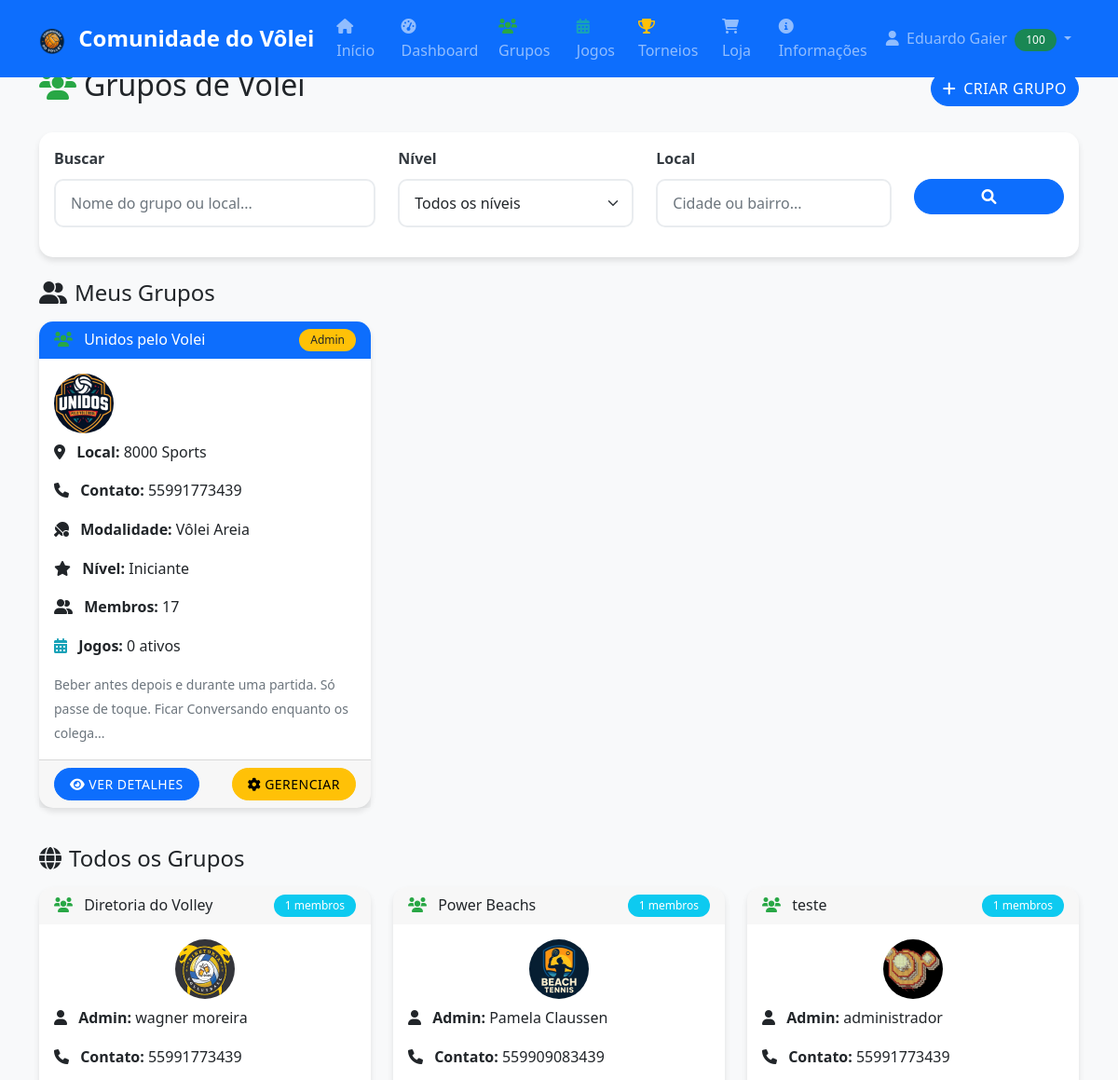
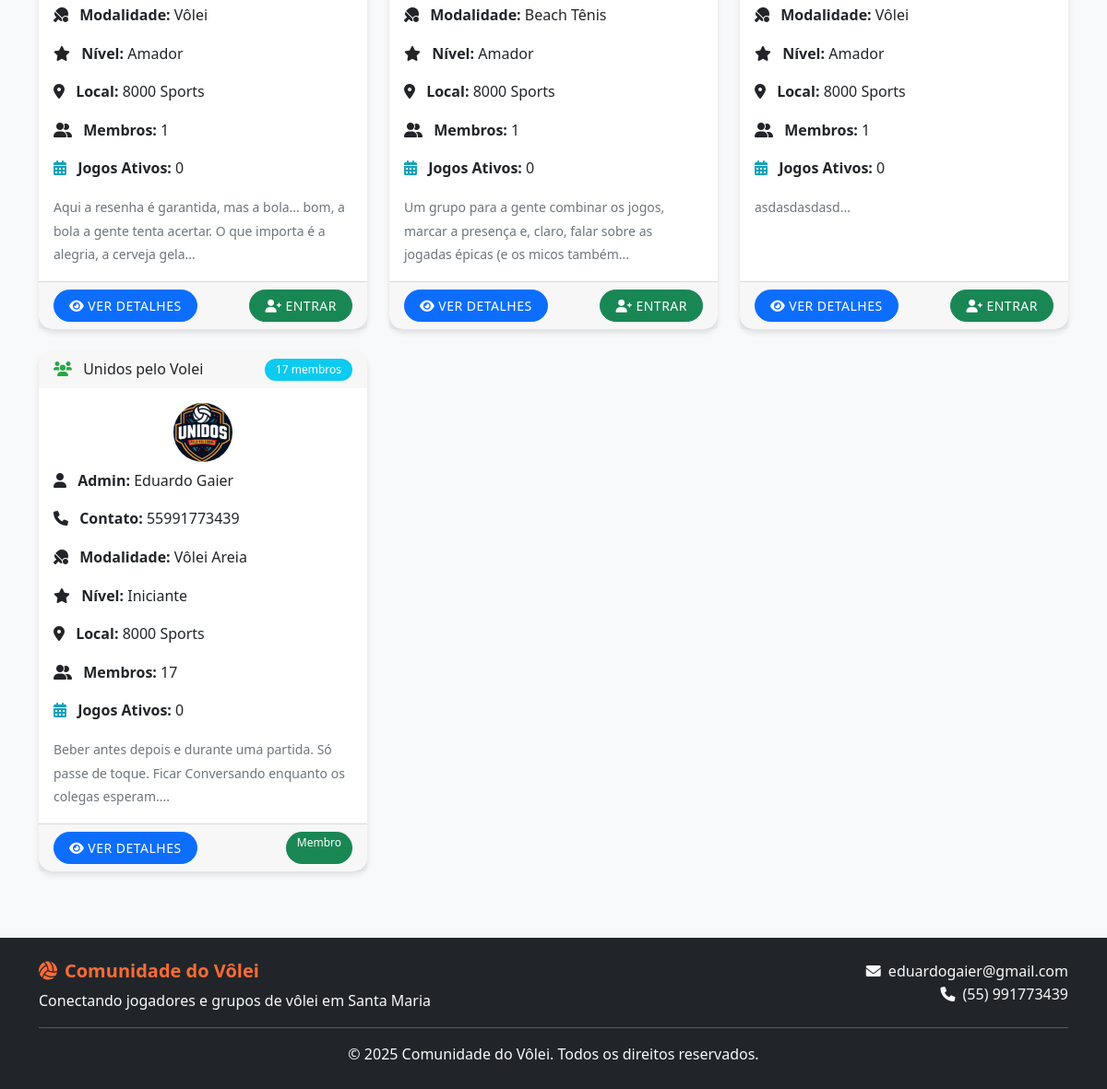
Screenshot of /grupos.php (signed in) with the database file from the repository (2 pictures, top to bottom).
### tables this page shows
CREATE TABLE `usuarios` (
  `id` int(11) NOT NULL,
  `nome` varchar(100) NOT NULL,
  `usuario` varchar(50) NOT NULL,
  `cpf` varchar(14) DEFAULT NULL,
  `telefone` varchar(15) DEFAULT NULL,
  `email` varchar(100) NOT NULL,
  `senha` varchar(255) NOT NULL,
  `nivel` enum('Iniciante','Intermediário','Avançado','Profissional') NOT NULL,
  `genero` enum('Masculino','Feminino') NOT NULL DEFAULT 'Masculino',
  `disponibilidade` text DEFAULT NULL,
  `data_aniversario` date DEFAULT NULL,
  `reputacao` int(11) DEFAULT 0,
  `foto_perfil` varchar(255) DEFAULT NULL,
  `data_cadastro` timestamp NOT NULL DEFAULT current_timestamp(),
  `ativo` tinyint(1) DEFAULT 1,
  `is_premium` tinyint(1) DEFAULT 0,
  `premium_ativado_em` timestamp NULL DEFAULT NULL,
  `premium_expira_em` timestamp NULL DEFAULT NULL,
  `ultimo_pagamento` timestamp NULL DEFAULT NULL,
  `is_admin` tinyint(1) DEFAULT 0
);

CREATE TABLE `grupos` (
  `id` int(11) NOT NULL,
  `nome` varchar(100) NOT NULL,
  `logo_id` int(11) DEFAULT NULL,
  `descricao` text DEFAULT NULL,
  `nivel` enum('Iniciante','Amador','Avançado','Profissional') DEFAULT NULL,
  `administrador_id` int(11) NOT NULL,
  `local_principal` varchar(200) DEFAULT NULL,
  `contato` text DEFAULT NULL,
  `ativo` tinyint(1) DEFAULT 1,
  `data_criacao` timestamp NOT NULL DEFAULT current_timestamp(),
  `modalidade` enum('Vôlei','Vôlei Quadra','Vôlei Areia','Beach Tênis') DEFAULT NULL
);

### grupos.php (the view, shortened to what the rows shown need)
<?php
require_once 'includes/db_connect.php';
$sql = "SELECT g.*, u.nome as admin_nome,
               COUNT(gm.id) as total_membros,
               COUNT(j.id) as total_jogos
        FROM grupos g
        LEFT JOIN usuarios u ON g.administrador_id = u.id
        LEFT JOIN grupo_membros gm ON g.id = gm.grupo_id AND gm.ativo = 1
        LEFT JOIN jogos j ON g.id = j.grupo_id AND j.status = 'Aberto'
        WHERE g.ativo = 1
        GROUP BY g.id
        ORDER BY g.nome";
$stmt = executeQuery($pdo, $sql);
$grupos = $stmt ? $stmt->fetchAll() : [];
$grupos_usuario = [];
if (isLoggedIn()) {
    $sql = "SELECT g.*,
                   COUNT(gm2.id) AS total_membros,
                   CASE WHEN g.administrador_id = ? THEN 1 ELSE 0 END AS is_admin
            FROM grupos g
            JOIN grupo_membros gm_user ON gm_user.grupo_id = g.id AND gm_user.usuario_id = ? AND gm_user.ativo = 1
            LEFT JOIN grupo_membros gm2 ON gm2.grupo_id = g.id AND gm2.ativo = 1
            WHERE g.ativo = 1
            GROUP BY g.id
            ORDER BY g.nome";
    $stmt = executeQuery($pdo, $sql, [$_SESSION['user_id'], $_SESSION['user_id']]);
    $grupos_usuario = $stmt ? $stmt->fetchAll() : [];
}
include 'includes/header.php';
?>
<div class="row">
    <div class="col-12">
        <div class="d-flex justify-content-between align-items-center mb-4">
            <h2>
                <i class="fas fa-users me-2"></i>Grupos de Vôlei
            </h2>
        </div>
    </div>
</div>
<?php if (!empty($grupos_usuario)): ?>
<div class="row mb-4">
    <div class="col-12">
        <div class="row">
            <?php foreach ($grupos_usuario as $grupo): ?>
                <div class="col-md-6 col-lg-4 mb-3">
                    <div class="card h-100 border-primary">
                            <div class="card-header bg-primary text-white d-flex justify-content-between align-items-center">
                            <h6 class="mb-0">
                                <i class="fas fa-users me-2"></i>
                                <?php echo htmlspecialchars($grupo['nome']); ?>
                            </h6>
                            <?php if ($grupo['is_admin']): ?>
                                <span class="badge bg-warning text-dark">Admin</span>
                            <?php endif; ?>
                        </div>
                        <div class="card-body">
                            <?php if (!empty($grupo['logo_id'])): ?>
                                <div class="mb-2">
                                    <img src="<?php echo 'assets/arquivos/logosgrupos/'.(int)$grupo['logo_id'].'.png'; ?>" alt="Logo do grupo" class="rounded-circle" width="64" height="64">
                                </div>
                            <?php endif; ?>
                            <p class="card-text">
                                <i class="fas fa-map-marker-alt me-2"></i>
                                <strong>Local:</strong> <?php echo htmlspecialchars($grupo['local_principal']); ?>
                            </p>
                            <p class="card-text">
                                <i class="fas fa-phone me-2"></i>
                                <strong>Contato:</strong> <?php echo htmlspecialchars($grupo['contato'] ?? 'Não informado'); ?>
                            </p>
                            <p class="card-text">
                                <i class="fas fa-table-tennis me-2"></i>
                                <strong>Modalidade:</strong> <?php echo htmlspecialchars($grupo['modalidade'] ?? 'Não informado'); ?>
                            </p>
                            <p class="card-text">
                                <i class="fas fa-star me-2"></i>
                                <strong>Nível:</strong> <?php echo htmlspecialchars($grupo['nivel'] ?? 'Não informado'); ?>
                            </p>
                            <p class="card-text">
                                <i class="fas fa-user-friends me-2"></i>
                                <strong>Membros:</strong> <?php echo isset($grupo['total_membros']) ? (int)$grupo['total_membros'] : 0; ?>
                            </p>
                            <p class="card-text">
                                <i class="fas fa-calendar-alt me-2"></i>
                                <strong>Jogos:</strong> <?php echo isset($grupo['total_jogos']) ? (int)$grupo['total_jogos'] : 0; ?> ativos
                            </p>
                            <?php if ($grupo['descricao']): ?>
                                <p class="card-text">
                                    <small class="text-muted"><?php echo htmlspecialchars(substr($grupo['descricao'], 0, 100)); ?>...</small>
                                </p>
                            <?php endif; ?>
                        </div>
                        <div class="card-footer">
                            <div class="d-flex justify-content-between">
                                <a href="grupo.php?id=<?php echo $grupo['id']; ?>" class="btn btn-primary btn-sm">
                                    <i class="fas fa-eye me-1"></i>Ver Detalhes
                                </a>
                                <?php if (!empty($grupo['is_admin'])): ?>
                                    <a href="admin/grupo.php?id=<?php echo $grupo['id']; ?>" class="btn btn-warning btn-sm">
                                        <i class="fas fa-cog me-1"></i>Gerenciar
                                    </a>
                                <?php endif; ?>
                            </div>
                        </div>
                    </div>
                </div>
            <?php endforeach; ?>
        </div>
    </div>
</div>
<?php endif; ?>
<div class="row">
    <div class="col-12">
        <?php if (empty($grupos)): ?>
            <div class="text-center py-5">
                <i class="fas fa-users fa-4x text-muted mb-3"></i>
                <h5 class="text-muted">Nenhum grupo encontrado</h5>
                <p class="text-muted">Seja o primeiro a criar um grupo!</p>
                <button class="btn btn-primary" data-bs-toggle="modal" data-bs-target="#criarGrupoModal">
                    <i class="fas fa-plus me-2"></i>Criar Primeiro Grupo
                </button>
            </div>
        <?php else: ?>
            <div class="row" id="grupos-container">
                <?php foreach ($grupos as $grupo): ?>
                    <div class="col-md-6 col-lg-4 mb-4">
                        <div class="card h-100">
                            <div class="card-header d-flex justify-content-between align-items-center">
                                <h6 class="mb-0">
                                    <i class="fas fa-users me-2"></i>
                                    <?php echo htmlspecialchars($grupo['nome']); ?>
                                </h6>
                                <span class="badge bg-info">
                                    <?php echo $grupo['total_membros']; ?> membros
                                </span>
                            </div>
                            <div class="card-body">
                                <?php if (!empty($grupo['logo_id'])): ?>
                                    <div class="mb-2 text-center">
                                        <img src="<?php echo 'assets/arquivos/logosgrupos/'.(int)$grupo['logo_id'].'.png'; ?>" alt="Logo do grupo" class="rounded-circle" width="64" height="64">
                                    </div>
                                <?php endif; ?>
                                <p class="card-text">
                                    <i class="fas fa-user me-2"></i>
                                    <strong>Admin:</strong> <?php echo htmlspecialchars($grupo['admin_nome']); ?>
                                </p>
                                <p class="card-text">
                                    <i class="fas fa-phone me-2"></i>
                                    <strong>Contato:</strong> <?php echo htmlspecialchars($grupo['contato'] ?? 'Não informado'); ?>
                                </p>
                                <p class="card-text">
                                    <i class="fas fa-table-tennis me-2"></i>
                                    <strong>Modalidade:</strong> <?php echo htmlspecialchars($grupo['modalidade'] ?? 'Não informado'); ?>
                                </p>
                                <p class="card-text">
                                    <i class="fas fa-star me-2"></i>
                                    <strong>Nível:</strong> <?php echo htmlspecialchars($grupo['nivel'] ?? 'Não informado'); ?>
                                </p>
                                <p class="card-text">
                                    <i class="fas fa-map-marker-alt me-2"></i>
                                    <strong>Local:</strong> <?php echo htmlspecialchars($grupo['local_principal']); ?>
                                </p>
                                <p class="card-text">
                                    <i class="fas fa-user-friends me-2"></i>
                                    <strong>Membros:</strong> <?php echo isset($grupo['total_membros']) ? (int)$grupo['total_membros'] : 0; ?>
                                </p>
                                <p class="card-text">
                                    <i class="fas fa-calendar-alt me-2"></i>
                                    <strong>Jogos Ativos:</strong> <?php echo $grupo['total_jogos']; ?>
                                </p>
                                <?php if ($grupo['descricao']): ?>
                                    <p class="card-text">
                                        <small class="text-muted"><?php echo htmlspecialchars(substr($grupo['descricao'], 0, 120)); ?>...</small>
                                    </p>
                                <?php endif; ?>
                            </div>
                            <div class="card-footer">
                                <div class="d-flex justify-content-between">
                                    <a href="grupo.php?id=<?php echo $grupo['id']; ?>" class="btn btn-primary btn-sm">
                                        <i class="fas fa-eye me-1"></i>Ver Detalhes
                                    </a>
                                    <?php
                                    $ja_e_membro = false;
                                    foreach ($grupos_usuario as $meu_grupo) {
                                        if ($meu_grupo['id'] == $grupo['id']) {
                                            $ja_e_membro = true;
                                            break;
                                        }
                                    }
                                    ?>
                                    <?php if (isLoggedIn()): ?>
                                        <?php if (!$ja_e_membro): ?>
                                            <button class="btn btn-success btn-sm" onclick="solicitarEntrada(<?php echo $grupo['id']; ?>)">
                                                <i class="fas fa-user-plus me-1"></i>Entrar
                                            </button>
                                        <?php else: ?>
                                            <span class="badge bg-success">Membro</span>
                                        <?php endif; ?>
                                    <?php else: ?>
                                        <button class="btn btn-outline-success btn-sm" onclick="mostrarLoginNecessario()">
                                            <i class="fas fa-sign-in-alt me-1"></i>Fazer Login
                                        </button>
                                    <?php endif; ?>
                                </div>
                            </div>
                        </div>
                    </div>
                <?php endforeach; ?>
            </div>
        <?php endif; ?>
    </div>
</div>
<link href="https://cdnjs.cloudflare.com/ajax/libs/cropperjs/1.5.13/cropper.min.css" rel="stylesheet">
<?php include 'includes/footer.php'; ?>

### includes/header.php (shortened to what the rows shown need)
<!DOCTYPE html>
<html lang="pt-BR">
<head>
    <link href="https://cdn.jsdelivr.net/npm/bootstrap@5.1.3/dist/css/bootstrap.min.css" rel="stylesheet">
    <link href="https://cdnjs.cloudflare.com/ajax/libs/font-awesome/6.0.0/css/all.min.css" rel="stylesheet">
    <?php
    $depth = 0;
    $css_path = $depth > 0 ? str_repeat('../', $depth) . 'assets/css/style.css' : 'assets/css/style.css';
    ?>
    <link href="<?php echo htmlspecialchars($css_path); ?>" rel="stylesheet">
</head>
<body>
    <nav class="navbar navbar-expand-lg navbar-dark bg-primary fixed-top">
        <div class="container">
            <div class="collapse navbar-collapse" id="navbarNav">
                <ul class="navbar-nav">
                    <?php if (isLoggedIn()): ?>
                        <?php
                        $usuario = getUserById($pdo, $_SESSION['user_id']);
                        ?>
                        <li class="nav-item dropdown">
                            <a class="nav-link dropdown-toggle" href="#" id="navbarDropdown" role="button" data-bs-toggle="dropdown">
                                <i class="fas fa-user me-1"></i>
                                <?php echo htmlspecialchars($usuario['nome']); ?>
                                <?php
                                    $repHeader = (int)($usuario['reputacao'] ?? 0);
                                    $repHeaderClass = 'bg-danger';
                                    $repHeaderStyle = '';
                                    if ($repHeader > 75) { $repHeaderClass = 'bg-success'; }
                                    elseif ($repHeader > 50) { $repHeaderClass = 'bg-warning text-dark'; }
                                    elseif ($repHeader > 25) { $repHeaderClass = 'text-dark'; $repHeaderStyle = 'background-color:#fd7e14;'; }
                                ?>
                                <span class="badge ms-1 <?php echo $repHeaderClass; ?>" style="<?php echo $repHeaderStyle; ?>"><?php echo $repHeader; ?></span>
                            </a>
                        </li>
                    <?php endif; ?>
                </ul>
            </div>
        </div>
    </nav>
    <main class="main-content">
        <div class="container mt-5 pt-4">

### rows the page displays
usuarios: nome "Eduardo Gaier", reputacao "100"
grupos: nome "Unidos pelo Volei", local_principal "8000 Sports", contato "55991773439", modalidade "Vôlei Areia", nivel "Iniciante", total_membros "17", descricao "Beber antes depois e durante uma partida. Só passe de toque. Ficar Conversando enquanto os colega", shows a picture, administrador.nome "Eduardo Gaier", total_jogos "0", descricao "Beber antes depois e durante uma partida. Só passe de toque. Ficar Conversando enquanto os colegas esperam.", shows "Membro"
grupos: nome "Diretoria do Volley", total_membros "1", shows a picture, administrador.nome "wagner moreira", contato "55991773439", modalidade "Vôlei", nivel "Amador", local_principal "8000 Sports", total_jogos "0", descricao "Aqui a resenha é garantida, mas a bola... bom, a bola a gente tenta acertar. O que importa é a alegria, a cerveja gela"
grupos: nome "Power Beachs", total_membros "1", shows a picture, administrador.nome "Pamela Claussen", contato "559909083439", modalidade "Beach Tênis", nivel "Amador", local_principal "8000 Sports", total_jogos "0", descricao "Um grupo para a gente combinar os jogos, marcar a presença e, claro, falar sobre as jogadas épicas (e os micos também"
grupos: nome "teste", total_membros "1", shows a picture, administrador.nome "administrador", contato "55991773439", modalidade "Vôlei", nivel "Amador", local_principal "8000 Sports", total_jogos "0", descricao "asdasdasdasd"
